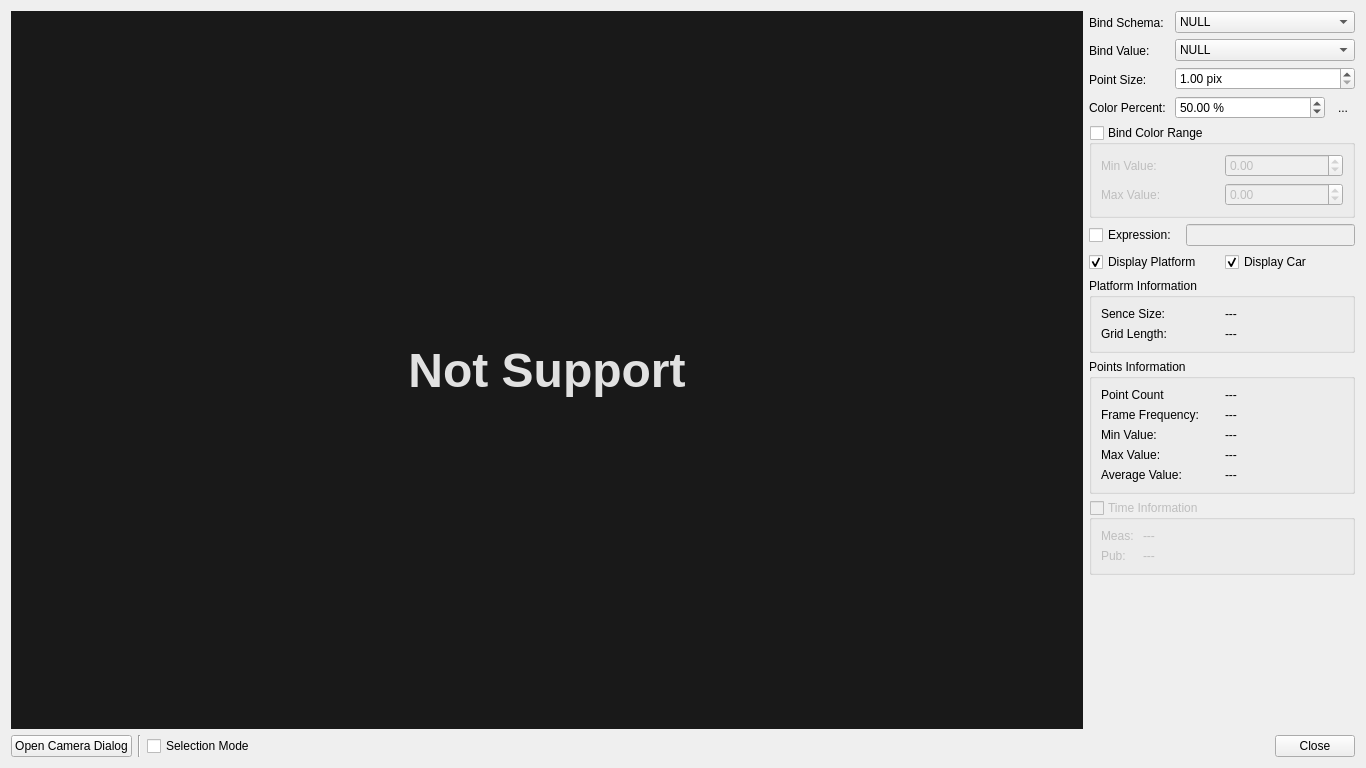
<?xml version="1.0" encoding="UTF-8"?>
<ui version="4.0">
 <class>Point3DDialog</class>
 <widget class="QDialog" name="Point3DDialog">
  <property name="geometry">
   <rect>
    <x>0</x>
    <y>0</y>
    <width>1366</width>
    <height>768</height>
   </rect>
  </property>
  <property name="sizePolicy">
   <sizepolicy hsizetype="Preferred" vsizetype="Preferred">
    <horstretch>10</horstretch>
    <verstretch>0</verstretch>
   </sizepolicy>
  </property>
  <property name="minimumSize">
   <size>
    <width>1366</width>
    <height>768</height>
   </size>
  </property>
  <property name="windowTitle">
   <string>Point3D Dialog</string>
  </property>
  <layout class="QGridLayout" name="gridLayout">
   <item row="3" column="0" colspan="2">
    <layout class="QHBoxLayout" name="horizontalLayout">
     <item>
      <widget class="QPushButton" name="pushButton_camera">
       <property name="focusPolicy">
        <enum>Qt::FocusPolicy::NoFocus</enum>
       </property>
       <property name="text">
        <string>Open Camera Dialog</string>
       </property>
       <property name="icon">
        <iconset resource="resource.qrc">
         <normaloff>:/resource/camera.png</normaloff>:/resource/camera.png</iconset>
       </property>
       <property name="autoDefault">
        <bool>false</bool>
       </property>
      </widget>
     </item>
     <item>
      <widget class="Line" name="line_2">
       <property name="orientation">
        <enum>Qt::Orientation::Vertical</enum>
       </property>
      </widget>
     </item>
     <item>
      <widget class="QCheckBox" name="checkBox_select">
       <property name="text">
        <string>Selection Mode</string>
       </property>
      </widget>
     </item>
     <item>
      <spacer name="horizontalSpacer">
       <property name="orientation">
        <enum>Qt::Orientation::Horizontal</enum>
       </property>
       <property name="sizeHint" stdset="0">
        <size>
         <width>0</width>
         <height>0</height>
        </size>
       </property>
      </spacer>
     </item>
     <item>
      <widget class="QPushButton" name="pushButton_close">
       <property name="focusPolicy">
        <enum>Qt::FocusPolicy::NoFocus</enum>
       </property>
       <property name="text">
        <string>Close</string>
       </property>
       <property name="icon">
        <iconset resource="resource.qrc">
         <normaloff>:/resource/cancel.png</normaloff>:/resource/cancel.png</iconset>
       </property>
       <property name="autoDefault">
        <bool>false</bool>
       </property>
      </widget>
     </item>
    </layout>
   </item>
   <item row="0" column="1">
    <widget class="QStackedWidget" name="stackedWidget">
     <property name="currentIndex">
      <number>0</number>
     </property>
     <widget class="QWidget" name="page_main">
      <layout class="QVBoxLayout" name="verticalLayout_15">
       <property name="leftMargin">
        <number>0</number>
       </property>
       <property name="topMargin">
        <number>0</number>
       </property>
       <property name="rightMargin">
        <number>0</number>
       </property>
       <property name="bottomMargin">
        <number>0</number>
       </property>
       <item>
        <layout class="QVBoxLayout" name="verticalLayout_7">
         <item>
          <layout class="QHBoxLayout" name="horizontalLayout_2">
           <item>
            <layout class="QVBoxLayout" name="verticalLayout_4">
             <item>
              <widget class="QLabel" name="label_proto">
               <property name="sizePolicy">
                <sizepolicy hsizetype="Preferred" vsizetype="Preferred">
                 <horstretch>0</horstretch>
                 <verstretch>0</verstretch>
                </sizepolicy>
               </property>
               <property name="text">
                <string>Bind Schema: </string>
               </property>
              </widget>
             </item>
             <item>
              <widget class="QLabel" name="label_value">
               <property name="text">
                <string>Bind Value: </string>
               </property>
              </widget>
             </item>
             <item>
              <widget class="QLabel" name="label_point">
               <property name="text">
                <string>Point Size: </string>
               </property>
              </widget>
             </item>
             <item>
              <widget class="QLabel" name="label">
               <property name="text">
                <string>Color Percent: </string>
               </property>
              </widget>
             </item>
            </layout>
           </item>
           <item>
            <layout class="QVBoxLayout" name="verticalLayout">
             <item>
              <widget class="QComboBox" name="comboBox_proto">
               <property name="sizePolicy">
                <sizepolicy hsizetype="Preferred" vsizetype="Fixed">
                 <horstretch>0</horstretch>
                 <verstretch>0</verstretch>
                </sizepolicy>
               </property>
               <property name="minimumSize">
                <size>
                 <width>180</width>
                 <height>0</height>
                </size>
               </property>
               <item>
                <property name="text">
                 <string>NULL</string>
                </property>
               </item>
              </widget>
             </item>
             <item>
              <widget class="QComboBox" name="comboBox_value">
               <item>
                <property name="text">
                 <string>NULL</string>
                </property>
               </item>
               <item>
                <property name="text">
                 <string>distance(auto)</string>
                </property>
               </item>
              </widget>
             </item>
             <item>
              <widget class="QDoubleSpinBox" name="doubleSpinBox_point">
               <property name="prefix">
                <string/>
               </property>
               <property name="suffix">
                <string> pix</string>
               </property>
               <property name="minimum">
                <double>1.000000000000000</double>
               </property>
               <property name="maximum">
                <double>10.000000000000000</double>
               </property>
               <property name="value">
                <double>1.000000000000000</double>
               </property>
              </widget>
             </item>
             <item>
              <layout class="QHBoxLayout" name="horizontalLayout_10">
               <item>
                <widget class="QDoubleSpinBox" name="doubleSpinBox_color">
                 <property name="suffix">
                  <string> %</string>
                 </property>
                 <property name="minimum">
                  <double>5.000000000000000</double>
                 </property>
                 <property name="maximum">
                  <double>100.000000000000000</double>
                 </property>
                 <property name="singleStep">
                  <double>5.000000000000000</double>
                 </property>
                 <property name="value">
                  <double>50.000000000000000</double>
                 </property>
                </widget>
               </item>
               <item>
                <widget class="QToolButton" name="toolButton_inversion">
                 <property name="toolTip">
                  <string>Color Inversion</string>
                 </property>
                 <property name="text">
                  <string>...</string>
                 </property>
                 <property name="icon">
                  <iconset resource="resource.qrc">
                   <normaloff>:/resource/change.png</normaloff>:/resource/change.png</iconset>
                 </property>
                 <property name="checkable">
                  <bool>true</bool>
                 </property>
                 <property name="autoRaise">
                  <bool>true</bool>
                 </property>
                </widget>
               </item>
              </layout>
             </item>
            </layout>
           </item>
          </layout>
         </item>
         <item>
          <widget class="QGroupBox" name="groupBox_range">
           <property name="sizePolicy">
            <sizepolicy hsizetype="Preferred" vsizetype="Fixed">
             <horstretch>0</horstretch>
             <verstretch>0</verstretch>
            </sizepolicy>
           </property>
           <property name="title">
            <string>Bind Color Range</string>
           </property>
           <property name="checkable">
            <bool>true</bool>
           </property>
           <property name="checked">
            <bool>false</bool>
           </property>
           <layout class="QVBoxLayout" name="verticalLayout_10">
            <item>
             <layout class="QHBoxLayout" name="horizontalLayout_5">
              <item>
               <layout class="QVBoxLayout" name="verticalLayout_8">
                <item>
                 <widget class="QLabel" name="label_color_min">
                  <property name="text">
                   <string>Min Value: </string>
                  </property>
                 </widget>
                </item>
                <item>
                 <widget class="QLabel" name="label_color_max">
                  <property name="text">
                   <string>Max Value: </string>
                  </property>
                 </widget>
                </item>
               </layout>
              </item>
              <item>
               <layout class="QVBoxLayout" name="verticalLayout_9">
                <item>
                 <widget class="QDoubleSpinBox" name="doubleSpinBox_min">
                  <property name="minimum">
                   <double>-1000000.000000000000000</double>
                  </property>
                  <property name="maximum">
                   <double>1000000.000000000000000</double>
                  </property>
                 </widget>
                </item>
                <item>
                 <widget class="QDoubleSpinBox" name="doubleSpinBox_max">
                  <property name="minimum">
                   <double>-1000000.000000000000000</double>
                  </property>
                  <property name="maximum">
                   <double>1000000.000000000000000</double>
                  </property>
                 </widget>
                </item>
               </layout>
              </item>
             </layout>
            </item>
           </layout>
          </widget>
         </item>
         <item>
          <layout class="QHBoxLayout" name="horizontalLayout_8">
           <item>
            <widget class="QCheckBox" name="checkBox_exp">
             <property name="text">
              <string>Expression: </string>
             </property>
            </widget>
           </item>
           <item>
            <widget class="QLineEdit" name="lineEdit_exp">
             <property name="enabled">
              <bool>false</bool>
             </property>
            </widget>
           </item>
          </layout>
         </item>
         <item>
          <layout class="QHBoxLayout" name="horizontalLayout_6">
           <item>
            <widget class="QCheckBox" name="checkBox_platform">
             <property name="text">
              <string>Display Platform</string>
             </property>
             <property name="checked">
              <bool>true</bool>
             </property>
            </widget>
           </item>
           <item>
            <widget class="QCheckBox" name="checkBox_car">
             <property name="text">
              <string>Display Car</string>
             </property>
             <property name="checked">
              <bool>true</bool>
             </property>
            </widget>
           </item>
          </layout>
         </item>
         <item>
          <widget class="QGroupBox" name="groupBox_platform">
           <property name="sizePolicy">
            <sizepolicy hsizetype="Preferred" vsizetype="Fixed">
             <horstretch>0</horstretch>
             <verstretch>0</verstretch>
            </sizepolicy>
           </property>
           <property name="title">
            <string>Platform Information</string>
           </property>
           <layout class="QVBoxLayout" name="verticalLayout_11">
            <item>
             <layout class="QHBoxLayout" name="horizontalLayout_4">
              <item>
               <layout class="QVBoxLayout" name="verticalLayout_3">
                <item>
                 <widget class="QLabel" name="label_size">
                  <property name="text">
                   <string>Sence Size: </string>
                  </property>
                 </widget>
                </item>
                <item>
                 <widget class="QLabel" name="label_grid">
                  <property name="text">
                   <string>Grid Length: </string>
                  </property>
                 </widget>
                </item>
               </layout>
              </item>
              <item>
               <layout class="QVBoxLayout" name="verticalLayout_2">
                <item>
                 <widget class="QLabel" name="label_size2">
                  <property name="text">
                   <string>---</string>
                  </property>
                 </widget>
                </item>
                <item>
                 <widget class="QLabel" name="label_grid2">
                  <property name="text">
                   <string>---</string>
                  </property>
                 </widget>
                </item>
               </layout>
              </item>
             </layout>
            </item>
           </layout>
          </widget>
         </item>
         <item>
          <widget class="QGroupBox" name="groupBox_point">
           <property name="sizePolicy">
            <sizepolicy hsizetype="Preferred" vsizetype="Fixed">
             <horstretch>0</horstretch>
             <verstretch>0</verstretch>
            </sizepolicy>
           </property>
           <property name="title">
            <string>Points Information</string>
           </property>
           <layout class="QVBoxLayout" name="verticalLayout_17">
            <item>
             <layout class="QHBoxLayout" name="horizontalLayout_3">
              <item>
               <layout class="QVBoxLayout" name="verticalLayout_5">
                <item>
                 <widget class="QLabel" name="label_count">
                  <property name="text">
                   <string>Point Count</string>
                  </property>
                 </widget>
                </item>
                <item>
                 <widget class="QLabel" name="label_frame">
                  <property name="text">
                   <string>Frame Frequency: </string>
                  </property>
                 </widget>
                </item>
                <item>
                 <widget class="QLabel" name="label_min">
                  <property name="text">
                   <string>Min Value: </string>
                  </property>
                 </widget>
                </item>
                <item>
                 <widget class="QLabel" name="label_max">
                  <property name="text">
                   <string>Max Value: </string>
                  </property>
                 </widget>
                </item>
                <item>
                 <widget class="QLabel" name="label_average">
                  <property name="text">
                   <string>Average Value: </string>
                  </property>
                 </widget>
                </item>
               </layout>
              </item>
              <item>
               <layout class="QVBoxLayout" name="verticalLayout_6">
                <item>
                 <widget class="QLabel" name="label_count2">
                  <property name="text">
                   <string>---</string>
                  </property>
                 </widget>
                </item>
                <item>
                 <widget class="QLabel" name="label_frame2">
                  <property name="text">
                   <string>---</string>
                  </property>
                 </widget>
                </item>
                <item>
                 <widget class="QLabel" name="label_min2">
                  <property name="text">
                   <string>---</string>
                  </property>
                 </widget>
                </item>
                <item>
                 <widget class="QLabel" name="label_max2">
                  <property name="text">
                   <string>---</string>
                  </property>
                 </widget>
                </item>
                <item>
                 <widget class="QLabel" name="label_average2">
                  <property name="text">
                   <string>---</string>
                  </property>
                 </widget>
                </item>
               </layout>
              </item>
             </layout>
            </item>
           </layout>
          </widget>
         </item>
         <item>
          <widget class="QGroupBox" name="groupBox_time">
           <property name="enabled">
            <bool>false</bool>
           </property>
           <property name="sizePolicy">
            <sizepolicy hsizetype="Preferred" vsizetype="Fixed">
             <horstretch>0</horstretch>
             <verstretch>0</verstretch>
            </sizepolicy>
           </property>
           <property name="title">
            <string>Time Information</string>
           </property>
           <property name="checkable">
            <bool>true</bool>
           </property>
           <property name="checked">
            <bool>false</bool>
           </property>
           <layout class="QVBoxLayout" name="verticalLayout_14">
            <item>
             <layout class="QHBoxLayout" name="horizontalLayout_7">
              <item>
               <layout class="QVBoxLayout" name="verticalLayout_12">
                <item>
                 <widget class="QLabel" name="label_meas">
                  <property name="text">
                   <string>Meas: </string>
                  </property>
                 </widget>
                </item>
                <item>
                 <widget class="QLabel" name="label_pub">
                  <property name="text">
                   <string>Pub: </string>
                  </property>
                 </widget>
                </item>
               </layout>
              </item>
              <item>
               <layout class="QVBoxLayout" name="verticalLayout_13">
                <item>
                 <widget class="QLabel" name="label_meas2">
                  <property name="sizePolicy">
                   <sizepolicy hsizetype="Expanding" vsizetype="Preferred">
                    <horstretch>0</horstretch>
                    <verstretch>0</verstretch>
                   </sizepolicy>
                  </property>
                  <property name="text">
                   <string>---</string>
                  </property>
                 </widget>
                </item>
                <item>
                 <widget class="QLabel" name="label_pub2">
                  <property name="sizePolicy">
                   <sizepolicy hsizetype="Expanding" vsizetype="Preferred">
                    <horstretch>0</horstretch>
                    <verstretch>0</verstretch>
                   </sizepolicy>
                  </property>
                  <property name="text">
                   <string>---</string>
                  </property>
                 </widget>
                </item>
               </layout>
              </item>
             </layout>
            </item>
           </layout>
          </widget>
         </item>
         <item>
          <spacer name="verticalSpacer">
           <property name="orientation">
            <enum>Qt::Orientation::Vertical</enum>
           </property>
           <property name="sizeType">
            <enum>QSizePolicy::Policy::Expanding</enum>
           </property>
           <property name="sizeHint" stdset="0">
            <size>
             <width>20</width>
             <height>40</height>
            </size>
           </property>
          </spacer>
         </item>
        </layout>
       </item>
      </layout>
     </widget>
     <widget class="QWidget" name="page_text">
      <layout class="QVBoxLayout" name="verticalLayout_16">
       <property name="leftMargin">
        <number>0</number>
       </property>
       <property name="topMargin">
        <number>0</number>
       </property>
       <property name="rightMargin">
        <number>0</number>
       </property>
       <property name="bottomMargin">
        <number>0</number>
       </property>
       <item>
        <widget class="QTextEdit" name="textEdit">
         <property name="readOnly">
          <bool>true</bool>
         </property>
        </widget>
       </item>
      </layout>
     </widget>
    </widget>
   </item>
   <item row="0" column="0">
    <widget class="QLabel" name="label_osg">
     <property name="sizePolicy">
      <sizepolicy hsizetype="Expanding" vsizetype="Expanding">
       <horstretch>10</horstretch>
       <verstretch>100</verstretch>
      </sizepolicy>
     </property>
     <property name="font">
      <font>
       <pointsize>36</pointsize>
       <bold>true</bold>
      </font>
     </property>
     <property name="styleSheet">
      <string notr="true">background-color: rgb(25, 25, 25);
color: rgb(225, 225, 225);</string>
     </property>
     <property name="text">
      <string>Not Support</string>
     </property>
     <property name="alignment">
      <set>Qt::AlignmentFlag::AlignCenter</set>
     </property>
    </widget>
   </item>
  </layout>
 </widget>
 <resources>
  <include location="resource.qrc"/>
 </resources>
 <connections/>
</ui>
